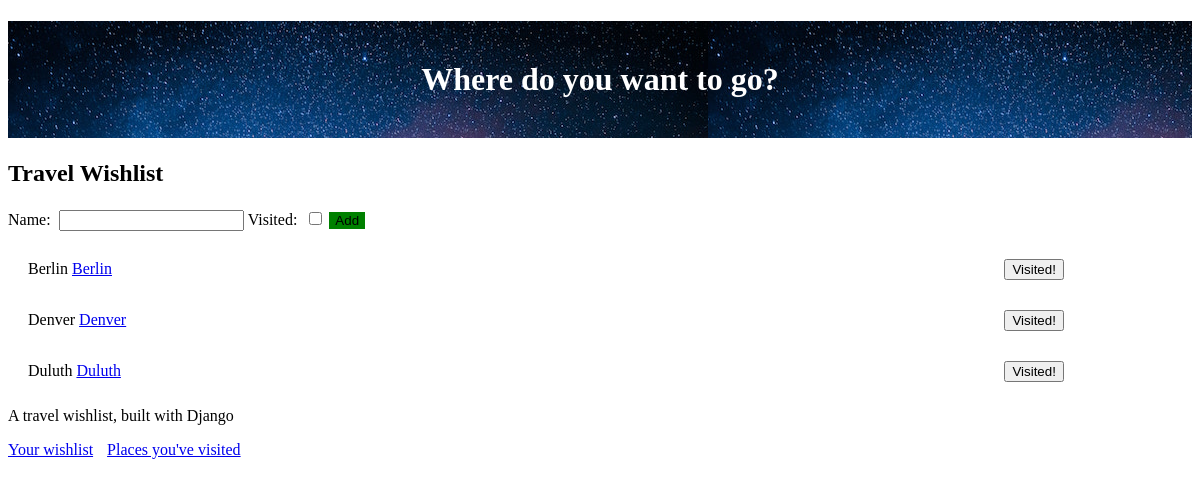
Page / (signed in) on the earlier database version.
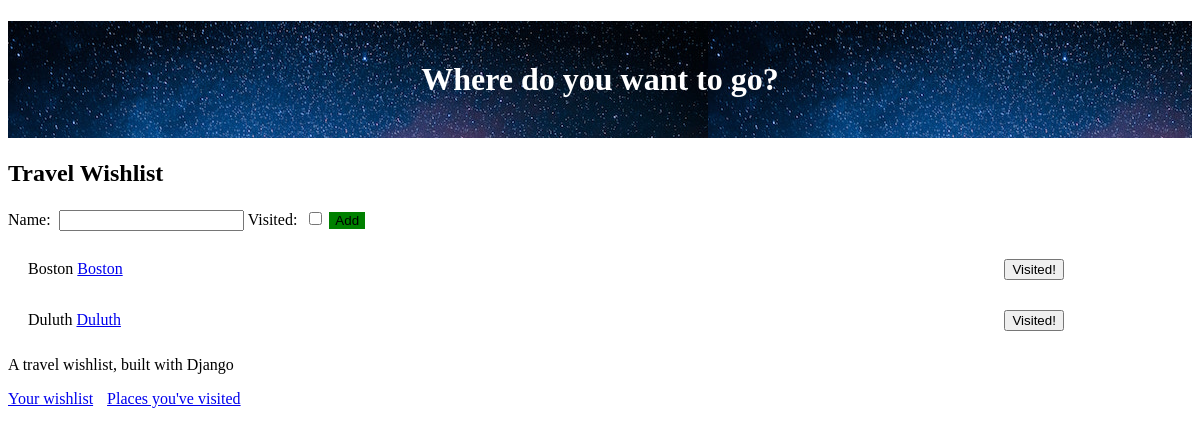
Same page on the later database version.
### travel_wishlist/models.py (models this page shows, shortened)
class Place(models.Model):
    user = models.ForeignKey('auth.User', null=False, on_delete=models.CASCADE)
    name = models.CharField(max_length=200)
    visited = models.BooleanField(default=False)
    notes = models.TextField(blank=True, null=True)
    date_visited = models.DateField(blank=True, null=True)
    photo = models.ImageField(upload_to= 'user_images/', blank=True, null=True)

### travel_wishlist/views.py (the view, shortened to what this page needs)
# urls.py: path( '', views.place_list, name='place_list'),
@login_required
def place_list(request):
    places = Place.objects.filter(user=request.user).filter(visited=False).order_by('name')
    new_place_form = NewPlaceForm()#used to create HTML
    return render(request, 'travel_wishlist/wishlist.html', {'places': places, 'new_place_form': new_place_form})

### travel_wishlist/forms.py
class NewPlaceForm(forms.ModelForm):
    class Meta:
        model = Place
        fields = ('name', 'visited')

### travel_wishlist/templates/travel_wishlist/wishlist.html (shortened to what this page needs)
{% extends 'travel_wishlist/base.html' %}
{% block content %}
<h2>Travel Wishlist</h2>
<form method="POST" action="{% url 'place_list' %}">
    {{ new_place_form }}
    <button id="add-new-place" type="submit">Add</button>
</form>
{% for place in places %}
<div class="wishlist-place">
    <span id="place-name-{{ place.pk }}" class="place-name">{{ place.name }}
        <a href="{% url 'place_details' place_pk=place.pk %}">{{ place.name}}</a>
    </span>
    <form class="visited-form" method="POST" action="{% url 'place_was_visited' place.pk %}">
        <button id="visited-button-{{ place.pk }}" type="submit">Visited!</button>
    </form>
</div>
{% empty %}
<p>You have no places in your wishlist.</p>
{% endfor %}
{% endblock %}

Differences in the rows shown:
no longer on this page (row edited): Place: name "Berlin"
no longer on this page (row edited): Place: name "Denver"
added Place: name "Boston"
